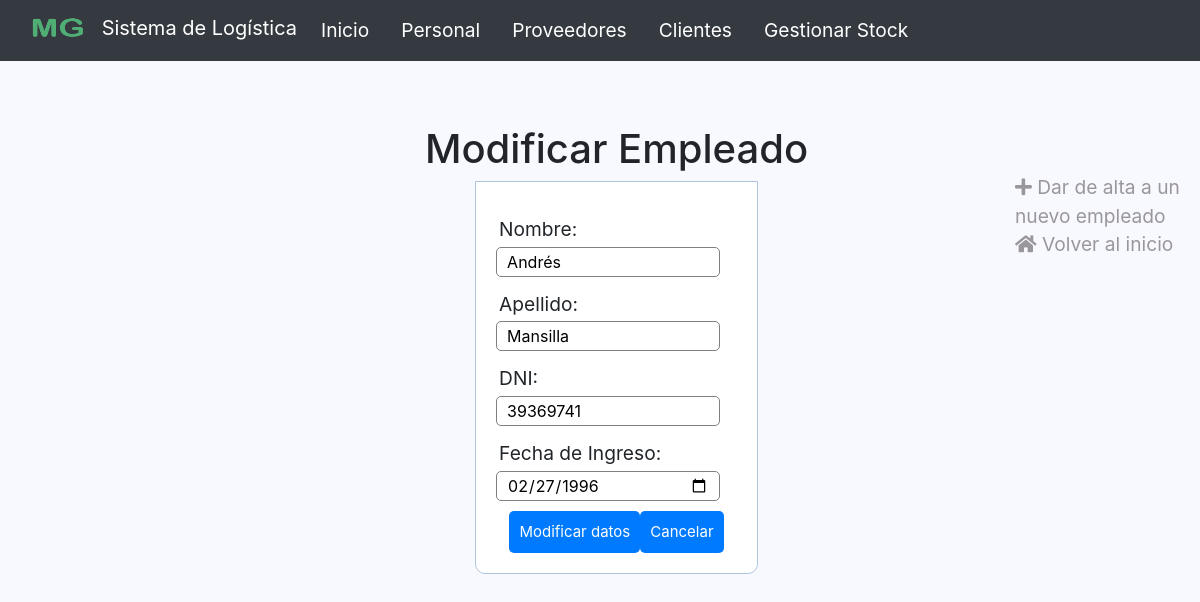
Page /empleados/modificarEmpleados.php?id=0 on the committed database.
### tables this page shows
CREATE TABLE `personales` (
  `id` int(11) NOT NULL,
  `nombre` varchar(50) NOT NULL,
  `apellido` varchar(50) NOT NULL,
  `DNI` int(11) NOT NULL,
  `fecha_ingreso_laboral` date NOT NULL,
  `telefono` int(11) NOT NULL,
  `labor_id` int(50) NOT NULL
);

### empleados/modificarEmpleados.php (the view, shortened to what this page needs)
<html>
	<head>
	<link rel="stylesheet" href="/MasterGame/css/bootstrap.css">
	<link rel="stylesheet" href="/MasterGame/vendor/jquery/jquery-ui.min.css">
	<link rel="stylesheet" href="/MasterGame/vendor/jquery/jquery-ui.theme.min.css">
	<link rel="stylesheet" href="https://use.fontawesome.com/releases/v5.3.1/css/all.css">
	</head>
	<body>
		<nav class="navbar navbar-expand-lg navbar-dark bg-dark"
		style="position: sticky; z-index: 1071; top: 0;">
			<div class="d-flex justify-content-end">
		    <a class="navbar-brand" href="../index.html"  style="color: #fff;">
			    <img src="/MasterGame/images/mg2.jpg" width="80" height="30" class="d-inline-block align-top" data-toggle="tooltip" data-placement="bottom" title="Sistema de Logística Master Game">
			    Sistema de Logística
			   </a>
			<div class="nav navbar-nav navbar-right">
				<div class="collapse navbar-collapse" id="navbarText">
					<ul class="navbar-nav mr-auto">
			    		<li class="nav-item active">
			    			<a class="nav-link" href="../index.html" style="margin-right: 1rem; color: #fff;">Inicio <span class="sr-only">(current)</span></a>
			    		</li>
			    		<li class="nav-item" style="margin-right: 1rem;">
			    			<a class="nav-link" href="../empleados/FichasEmpleados.php" style="color: #fff;">Personal</a>
			    		</li>
			    		<li class="nav-item" style="margin-right: 1rem;">
			    			<a class="nav-link" href="../proveedores/Proveedores.php" style="color: #fff;">Proveedores</a>
			    		</li>
			    		<li class="nav-item" style="margin-right: 1rem;">
			    			<a class="nav-link" href="../clientes/crud.php" style="color: #fff;">Clientes</a>
			    		</li>
			    		<li class="nav-item" style="margin-right: 1rem;">
			    			<a class="nav-link" href="../inventarioo/nuevo.php" style="color: #fff;">Gestionar Stock</a>
			    		</li>
			    	</ul>
				</div>
			</div>
		</nav>
		<div class="container-fluid" style="margin-top: 3rem;">
			<div class="row flex-xl-nowrap">
				<div class="col-12 col-md-3 col-xl-2 bd-sidebar">
				</div>
				<main class="col-12 col-md-9 col-xl-8 py-md-3 pl-md-5 bd-content">
					<?php
						$pdo = conectar();
						$consulta=$pdo->prepare("SELECT nombre, apellido, fecha_ingreso_laboral, DNI FROM personales WHERE id=:numeroRecibido");
						$consulta->bindValue(':numeroRecibido',$_GET['id']);
						$consulta->execute();
						$datos = $consulta->fetchAll(PDO::FETCH_ASSOC);
						echo '<div class="container" align="center">
							<h1>Modificar Empleado</h1>';
							echo '<form action="guardarModifEmpleados.php" method="post">';
							echo '<div class="input-group">';
								echo "<label> Nombre: </label>
									<input type='text' name='nombre' value='{$datos[0]['nombre']}' required>
								</div>";
							echo '<div class="input-group">';
								echo "<label> Apellido: </label>
									<input type='text' name='apellido' value='{$datos[0]['apellido']}' required>
									</div>";
							echo '<div class="input-group">';
								echo "<label> DNI: </label>
									<input name='DNI' type='number' value='{$datos[0]['DNI']}' min=7000000 required>
								</div>";
							echo '<div class="input-group">';
								echo "<label> Fecha de Ingreso: </label>
									<input name='fecha' type='date' value='{$datos[0]['fecha_ingreso_laboral']}' required>
								</div>";
							echo '<input type="submit" value="Modificar datos" class="btn btn btn-primary">';
							echo '<a href="FichasEmpleados.php" class="btn btn btn-primary"> Cancelar </a>';
							echo '</form>
						</div>';
						?>
				</main>
				<div class="d-none d-xl-block col-xl-2 bd-toc">
					<ul class="section-nav" style="list-style: none; margin-top: 4rem;">
						<li class="toc-entry toc-h2">
							<a href="formAlta.php" style="color:#99979c">
								<i class="fa fa-plus" aria-hidden="true"></i> Dar de alta a un nuevo empleado
							</a>
						</li>
						<li class="toc-entry toc-h2">
							<a href="../index.html" style="color:#99979c">
								<i class="fa fa-home" aria-hidden="true"></i> Volver al inicio
							</a>
						</li>
					</ul>
				</div>
			</div>
		</div>
	</body>
</html>

### empleados/modificarEmpleados.php (style rules this page uses)
* { margin: 0px; padding: 0px; }
body { font-size: 120%; background: #F8F8FF; }
form, .content { width: 40%; margin: 0px auto; padding: 20px; border: 1px solid #B0C4DE; background: white; border-radius: 0px 0px 10px 10px; }
.input-group { margin: 10px 0px 10px 0px; }
.input-group label { display: block; text-align: left; margin: 3px; }
.input-group input { height: 30px; width: 93%; padding: 5px 10px; font-size: 16px; border-radius: 5px; border: 1px solid gray; }
.btn { padding: 10px; font-size: 15px; border: none; border-radius: 5px; }

### rows in the picture
personales: nombre "Andrés", apellido "Mansilla", DNI "39369741", fecha "02/27/1996"
